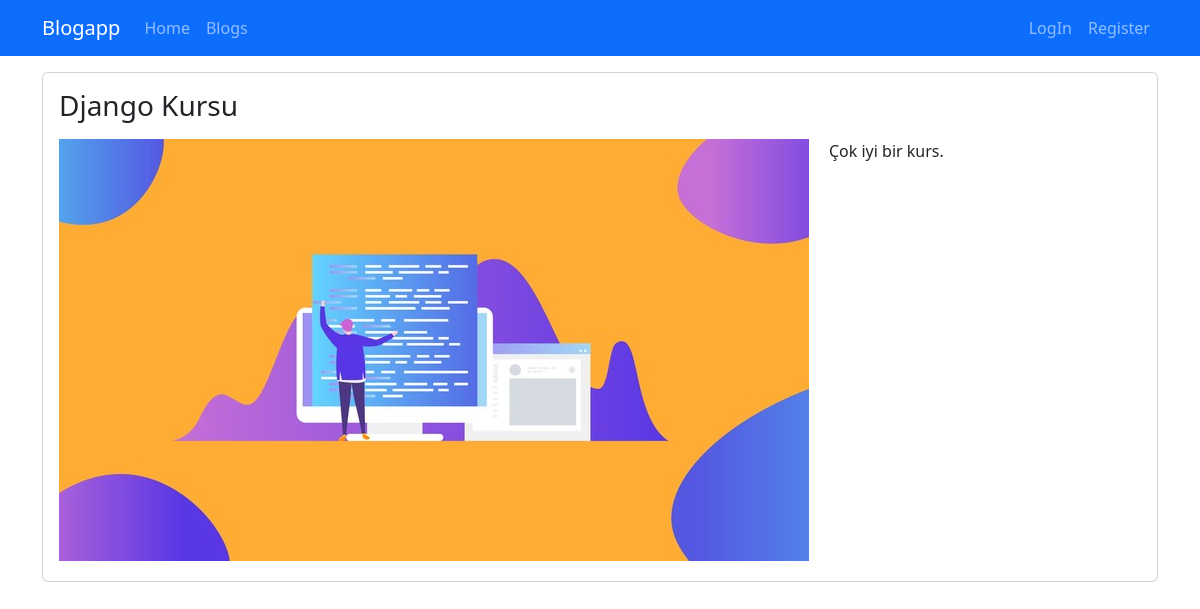
The page /blogs/django-kursu on the database its author committed.
### blog/models.py (models this page shows, shortened)
class Blog(models.Model):
    title = models.CharField(max_length=200)
    image = models.ImageField(upload_to = "blogs")
    description = models.TextField()
    is_active = models.BooleanField(default=False)
    is_home = models.BooleanField(default=False)
    slug = models.SlugField(null = False, blank=True, unique = True, db_index = True, editable=False)
    categories = models.ManyToManyField(Category)

### blog/views.py (the view)
# urls.py: path("blogs/<slug:slug>", views.blogs_details, name="blogs_details")
def blogs_details(request, slug):
    blog = Blog.objects.get(slug = slug)
    return render(request, "blog/blogs-details.html",{
        "blog": blog
    })

### blog/templates/blog/blogs-details.html (shortened to what this page needs)
{% extends "base.html" %}
{% load static %}
{% block content%}
    <div class="container mt-3">
        <div class="row">
            <div class="col-12">
                <div class="card mb-3">
                    <div class="row">
                        <div class="col-md-12">
                            <div class="card-body">
                                <h1 class="card-title h3 mb-3">
                                    {{blog.title|title}}
                                </h1>
                                <img src="{{blog.image.url}}" alt="" class="img-fluid" style="float:left; margin-right: 20px; margin-bottom: 20px;">
                                <p class="card-text">{{blog.description|safe}}</p>
                            </div>
                        </div>
                    </div>
                </div>
            </div>
        </div>
    </div>
{% endblock %}

### rows shown on the page
Blog: title "Django Kursu", image (picture), description "Çok iyi bir kurs."
